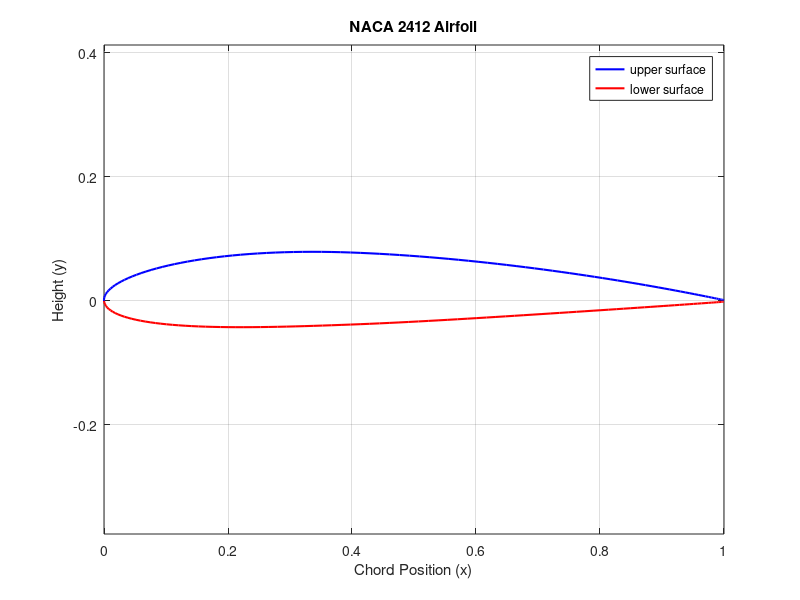

Reproduce this figure in MATLAB. (Note: this script raises an error after producing the figure.)
%% NACA Creation
% NACA MPXX
% M: max camber as a percentage of a chord
% XX: max thickness as a percentage of a chord
clc;clear;close all;

naca_name = '2412'; % ADD NACA AIRFOIL HERE
m = str2double(naca_name(1)) / 100; 
p = str2double(naca_name(2)) / 10;   
t = str2double(naca_name(3:4)) / 100; 

c =1; % ADD CAMBER LENGTH HERE!!

% descretizing x
N = 100;
theta = linspace(0,pi,N);
x = (c/2)*(1-cos(theta));

% half thickness distribution
a0 = 0.2969;
a1 = -0.1260;
a2 = -0.3515;
a3 = 0.2843;
a4 = -0.1015;

y_t = (c*t)/0.2*(a0*sqrt(x./c) + a1*(x./c) + a2*(x./c).^2 + a3*(x./c).^3 + a4*(x./c).^4);

% camber line and local slope
y_c = zeros(size(x)); 
dyc_dx = zeros(size(x));

for i = 1:N
    if x(i) <= p*c
        y_c(i) = (m / p^2) * (2*p*(x(i)/c) - (x(i)/c)^2) * c;
        dyc_dx(i) = (2*m / p^2) * (p - (x(i)/c));
    elseif x(i) >= p*c
        y_c(i) = (m / (1-p)^2) * ((1 - 2*p) + 2*p*(x(i)/c) - (x(i)/c)^2) * c;
        dyc_dx(i) = 2*m/(1-p)^2*(p - (x(i)/c));
    end
end

% Surface offset
theta_c = atan(dyc_dx);

x_u = x - y_t.*sin(theta_c);
x_l = x + y_t.*sin(theta_c);
y_u = y_c + y_t.*cos(theta_c);
y_l = y_c - y_t.*cos(theta_c);  

% Plotting the airfoil shape
figure;
plot(x_u, y_u, 'b', 'LineWidth', 1.5); % Upper surface
hold on;
plot(x_l, y_l, 'r', 'LineWidth', 1.5); % Lower surface
axis equal;
xlabel('Chord Position (x)');
ylabel('Height (y)');
title(['NACA ' naca_name ' Airfoil']);
legend('upper surface','lower surface','Location','best');
grid on;
hold off;

%% creating airfoil coordinates csv

X_raw = [flip(x_u), x_l(2:end)]';
Y_raw = [flip(y_u), y_l(2:end)]';
Z_raw = zeros(size(X_raw));
raw_coords = [X_raw, Y_raw, Z_raw];

% Calculate distance between consecutive points
pt_dist = sqrt(sum(diff(raw_coords, 1, 1).^2, 2));

% Keep points that are separated by more than 1e-5 m (plus the very first point)
valid_idx = [true; pt_dist > 1e-5];
airfoil_sw = raw_coords(valid_idx, :);

% Export clean tab-delimited text for SolidWorks (NO headers)
output_sw = fullfile('C:\Users\shank\OneDrive\Documents\GitHub\urban-palm-tree\projects\personal\parametric-aero-structural-tool\data', '..', 'data', 'airfoil_solidworks.txt');
writematrix(airfoil_sw, output_sw, 'Delimiter', 'tab');

%% Thin Airfoil Theory Analytical Lift Polar

integrand = dyc_dx.*(cos(theta)-1);
alpha_L0 = -(1/pi)*trapz(theta,integrand);

% Theoretical lift polar
alpha_deg = linspace(-5,15);
alpha_rad = deg2rad(alpha_deg);

C_l = 2*pi*(alpha_rad-alpha_L0);

figure;
plot(alpha_deg,C_l);
% Set plot properties for the lift polar
xlabel('Angle of Attack (degrees)');
ylabel('Coefficient of Lift (C_l)');
title("Theoretical Lift Polar for NACA " + naca_name);
grid on;
axis([-5 15 -0.5 2]);
